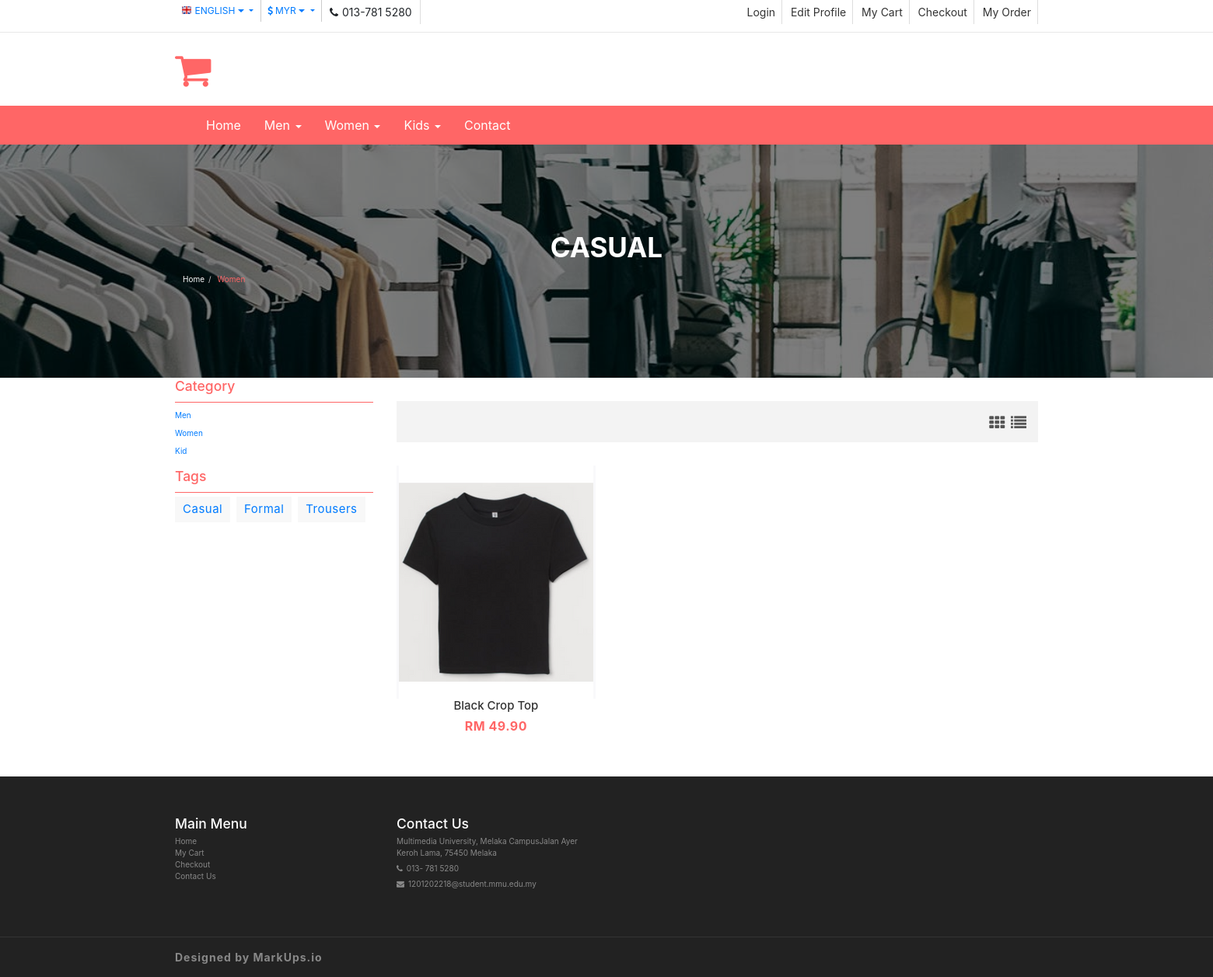
The page /womencasual.php on the database its author committed.
### tables this page shows
CREATE TABLE `products` (
  `product_id` int(11) NOT NULL,
  `product_name` varchar(255) NOT NULL,
  `product_type` varchar(255) NOT NULL,
  `product_price` decimal(10,2) NOT NULL,
  `product_image` varchar(255) NOT NULL
);

### womencasual.php (the view, shortened to what this page needs)
<?php
  include("logincon.php");
?>
<!DOCTYPE html>
<html lang="en">
  <head>
    <link href="css/font-awesome.css" rel="stylesheet">
    <link href="css/bootstrap.css" rel="stylesheet">
    <link href="css/jquery.smartmenus.bootstrap.css" rel="stylesheet">
    <link rel="stylesheet" type="text/css" href="css/jquery.simpleLens.css">
    <link rel="stylesheet" type="text/css" href="css/slick.css">
    <link rel="stylesheet" type="text/css" href="css/nouislider.css">
    <link id="switcher" href="css/theme-color/default-theme.css" rel="stylesheet">
    <link href="css/sequence-theme.modern-slide-in.css" rel="stylesheet" media="all">
    <link href="css/style.css" rel="stylesheet">
    <link rel="stylesheet" href="//cdn.jsdelivr.net/npm/alertifyjs@1.13.1/build/css/alertify.min.css"/>
    <link rel="stylesheet" href="//cdn.jsdelivr.net/npm/alertifyjs@1.13.1/build/css/themes/bootstrap.min.css"/>
  </head>
  <body>
  <header id="aa-header">
    <div class="aa-header-top">
      <div class="container">
        <div class="row">
          <div class="col-md-12">
            <div class="aa-header-top-area">
              <div class="aa-header-top-left">
                <div class="aa-language">
                  <div class="dropdown">
                    <a class="btn dropdown-toggle" href="#" type="button" id="dropdownMenu1" data-toggle="dropdown" aria-haspopup="true" aria-expanded="true">
                      <img src="img/flag/english.jpg" alt="english flag">ENGLISH
                      <span class="caret"></span>
                    </a>
                  </div>
                </div>
                <div class="aa-currency">
                  <div class="dropdown">
                    <a class="btn dropdown-toggle" href="#" type="button" id="dropdownMenu1" data-toggle="dropdown" aria-haspopup="true" aria-expanded="true">
                      <i class="fa fa-usd"></i>MYR
                      <span class="caret"></span>
                    </a>
                  </div>
                </div>
                <div class="cellphone hidden-xs">
                  <p><span class="fa fa-phone"></span>013-781 5280</p>
                </div>
              </div>
              <div class="aa-header-top-right">
                <ul class="aa-head-top-nav-right">
                <?php
                        if(!isset($_SESSION['auth']))
                        {?>
                            <li class="hidden-xs"><a href="login.php">Login </a></li>
                <?php   } ?>
                        <li class="hidden-xs"><a href="editprofile.php">Edit Profile</a></li>
                        <li class="hidden-xs"><a href="cart.php">My Cart</a></li>
                        <li class="hidden-xs"><a href="checkout.php">Checkout</a></li>
                        <li class="hidden-xs"><a href="myorder.php">My Order</a></li>
                </ul>
              </div>
            </div>
          </div>
        </div>
      </div>
    </div>
    <div class="aa-header-bottom">
      <div class="container">
        <div class="row">
          <div class="col-md-12">
            <div class="aa-header-bottom-area">
              <div class="aa-logo">
                <a href="index.php">
                <span class="fa fa-shopping-cart"></span>
                </a>
              </div>
            </div>
          </div>
        </div>
      </div>
    </div>
  </header>
  <section id="menu">
    <div class="container">
      <div class="menu-area">
        <div class="navbar navbar-default" role="navigation">
          <div class="navbar-collapse collapse">
            <ul class="nav navbar-nav">
              <li><a href="index.php">Home</a></li>
              <li><a href="#">Men <span class="caret"></span></a>
              </li>
              <li><a href="#">Women <span class="caret"></span></a>
              </li>
              <li><a href="#">Kids <span class="caret"></span></a>
              </li>
              <li><a href="contact.php">Contact</a></li>
            </ul>
          </div>
        </div>
      </div>
    </div>
  </section>
  <section id="aa-catg-head-banner">
    <img src="img/bpwomen.png" alt="fashion img">
    <div class="aa-catg-head-banner-area">
      <div class="container">
        <div class="aa-catg-head-banner-content">
          <h2>Casual</h2>
          <ol class="breadcrumb">
            <li><a href="index.php">Home</a></li>
            <li class="active">Women</li>
          </ol>
        </div>
      </div>
    </div>
  </section>
  <section id="aa-product-category">
    <div class="container">
      <div class="row">
        <div class="col-lg-9 col-md-9 col-sm-8 col-md-push-3">
          <div class="aa-product-catg-content">
            <div class="aa-product-catg-head">
              <div class="aa-product-catg-head-right">
                <a id="grid-catg" href="#"><span class="fa fa-th"></span></a>
                <a id="list-catg" href="#"><span class="fa fa-list"></span></a>
              </div>
            </div>
            <div class="aa-product-catg-body">
              <ul class="aa-product-catg">
                <form method="POST" action="womencasual.php">
                <?php
                  $products_query = "SELECT * FROM products WHERE product_type = 'Women Casual' ";
                  $query_run = mysqli_query($con, $products_query);;
                  if(mysqli_num_rows($query_run) > 0)
                  {
                    foreach($query_run as $item)
                    {?>
                      <li>
                        <figure>
                          <a class="aa-product-img" href="#"><img src="./img/product/<?= $item['product_image']; ?>"></a>
                          <figcaption>
                            <h4 class="aa-product-title"><a href="#"><?= $item['product_name']; ?></a></h4>
                            <span class="aa-product-price">RM <?= $item['product_price']; ?></span><span class="aa-product-price"></span>
                          </figcaption>
                        </figure>
                      </li>
              <?php }
                  }
                  else
                  {
                    echo "No Data Available";
                  }
                ?>
                </form>
            </div>
          </div>
        </div>
        <div class="col-lg-3 col-md-3 col-sm-4 col-md-pull-9">
          <aside class="aa-sidebar">
            <div class="aa-sidebar-widget">
              <h3>Category</h3>
              <ul class="aa-catg-nav">
                <li><a href="mencasual.php">Men</a></li>
                <li><a href="womencasual.php">Women</a></li>
                <li><a href="kidcasual.php">Kid</a></li>
              </ul>
            </div>
            <div class="aa-sidebar-widget">
              <h3>Tags</h3>
              <div class="tag-cloud">
                <a href="womencasual.php">Casual</a>
                <a href="womenformal.php">Formal</a>
                <a href="womentrousers.php">Trousers</a>
              </div>
            </div>
          </aside>
        </div>
      </div>
    </div>
  </section>
  <footer id="aa-footer">
    <div class="aa-footer-top">
     <div class="container">
        <div class="row">
        <div class="col-md-12">
          <div class="aa-footer-top-area">
            <div class="row">
              <div class="col-md-3 col-sm-6">
                <div class="aa-footer-widget">
                  <h3>Main Menu</h3>
                  <ul class="aa-footer-nav">
                    <li><a href="index.php">Home</a></li>
                    <li><a href="cart.php">My Cart</a></li>
                    <li><a href="checkout.php">Checkout</a></li>
                    <li><a href="contact.php">Contact Us</a></li>
                  </ul>
                </div>
              </div>
              <div class="col-md-3 col-sm-6">
                <div class="aa-footer-widget">
                  <div class="aa-footer-widget">
                    <h3>Contact Us</h3>
                    <address>
                      <p> Multimedia University, Melaka CampusJalan Ayer Keroh Lama, 75450 Melaka</p>
                      <p><span class="fa fa-phone"></span>013- 781 5280</p>
                      <p><span class="fa fa-envelope"></span>1201202218@student.mmu.edu.my</p>
                    </address>
                  </div>
                </div>
              </div>
            </div>
          </div>
        </div>
      </div>
     </div>
    </div>
    <div class="aa-footer-bottom">
      <div class="container">
        <div class="row">
        <div class="col-md-12">
          <div class="aa-footer-bottom-area">
            <p>Designed by <a href="http://www.markups.io/">MarkUps.io</a></p>
          </div>
        </div>
      </div>
      </div>
    </div>
  </footer>
  </body>
</html>

### css/theme-color/default-theme.css (style rules this page uses)
h2 { color: #ff6666; }
#aa-header .aa-header-bottom .aa-header-bottom-area .aa-logo a > span { color: #ff6666; }
#menu { background-color: #ff6666; }
.aa-product-catg li .aa-product-price { color: #ff6666; }
#aa-catg-head-banner .aa-catg-head-banner-area .aa-catg-head-banner-content .breadcrumb .active { color: #ff6666; }
#aa-product-category .aa-sidebar .aa-sidebar-widget h3 { color: #ff6666; border-bottom: 1px solid #ff6666; }

### rows shown on the page
products: product_image (picture), product_name "Black Crop Top", product_price "49.90"
